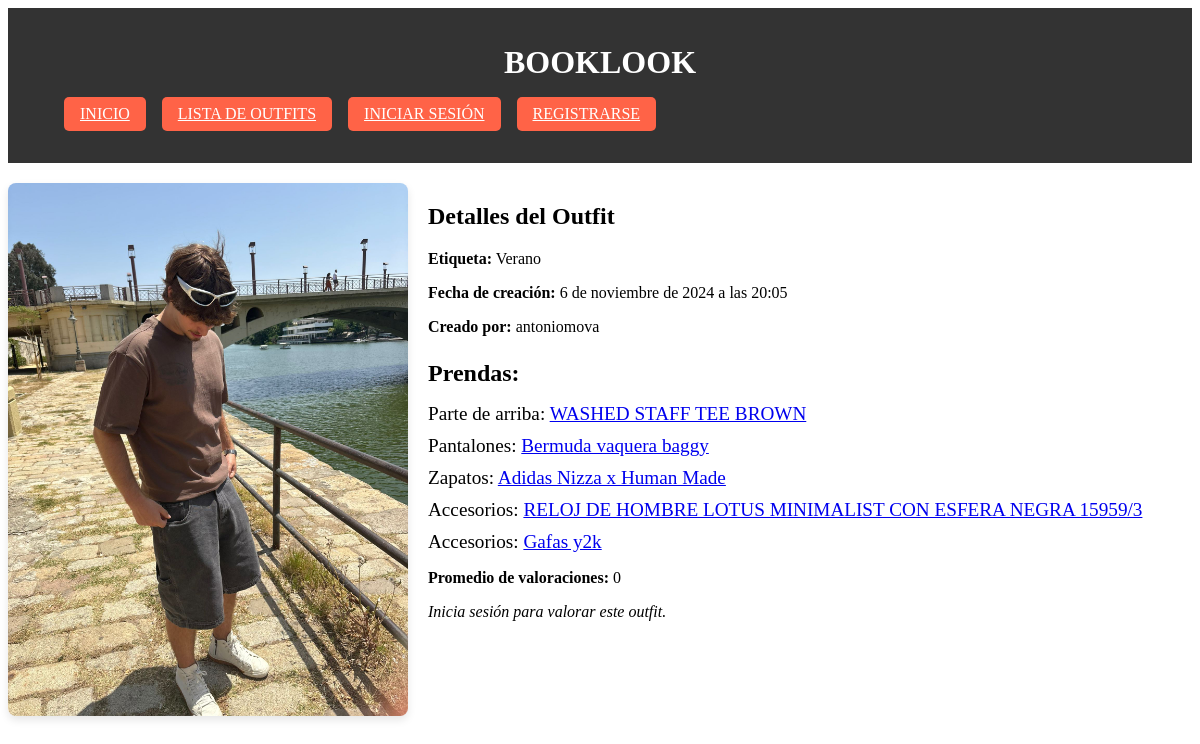
The page /api/outfits/29/ on the database its author committed.
### armario/models.py (models this page shows, shortened)
class Outfit(models.Model):
    foto = models.ImageField(upload_to='outfits/', null=True)  # Asegúrate de que esta línea esté presente
    etiqueta = models.ForeignKey('Etiqueta', on_delete=models.CASCADE, null=True)
    creado_en = models.DateTimeField(auto_now_add=True, null=True)
    creador = models.ForeignKey(User, on_delete=models.CASCADE, related_name="outfits", null=True)

class Etiqueta(models.Model):
    nombre = models.CharField(max_length=50, unique=True, null=True)  # Verano, Invierno, etc.

class Prenda(models.Model):
    TIPO_PRENDA = [
        ('parte_arriba', 'Parte de arriba'),
        ('pantalones', 'Pantalones'),
        ('zapatos', 'Zapatos'),
        ('accesorios', 'Accesorios'),
    ]
    outfit = models.ForeignKey(Outfit, related_name='prendas', on_delete=models.CASCADE, null=True)  # Relación con el outfit
    nombre = models.CharField(max_length=100, null=True)  # Nombre de la prenda
    enlace_compra = models.URLField(null=True)  # Link de compra
    tipo = models.CharField(max_length=15, choices=TIPO_PRENDA, null=True)  # Tipo de prenda (parte de arriba, pantalones, zapatos)

### armario/views.py (the view)
# urls.py: path('outfits/<int:pk>/', views.detalles, name='outfit-detalles'),
def detalles(request, pk):
    outfit = get_object_or_404(Outfit, pk=pk)
    promedio_valoracion = outfit.valoraciones.aggregate(promedio=Avg('valor'))['promedio'] or 0
    if request.method == 'POST':
        valor = request.POST.get('valor')
        if valor and request.user.is_authenticated:
            Valoracion.objects.create(outfit=outfit, usuario=request.user, valor=valor)
            return redirect('outfit-detalles', pk=pk)
    return render(request, 'armario/outfit_detalles.html', {
        'outfit': outfit,
        'promedio_valoracion': round(promedio_valoracion, 1)
    })

### armario/templates/armario/outfit_detalles.html (shortened to what this page needs)
{% extends 'base.html' %}
{% block content %}
    <div class="outfit-detalles d-flex">
        <div class="detalles-outfit">
            <img src="{{ outfit.foto.url }}" alt="Foto de {{ outfit.etiqueta.nombre }}">
        </div>
        <div class="outfit-info">
            <h2>Detalles del Outfit</h2>
            <p><strong>Etiqueta:</strong> {{ outfit.etiqueta.nombre }}</p>
            <p><strong>Fecha de creación:</strong> {{ outfit.creado_en }}</p>
            <p><strong>Creado por:</strong> {{ outfit.creador.username }}</p>
            <h3>Prendas:</h3>
            <ul>
                {% for prenda in outfit.prendas.all %}
                    <li>{{ prenda.get_tipo_display }}:
                        <a href="{{ prenda.enlace_compra }}" target="_blank">{{ prenda.nombre }}</a>
                    </li>
                {% endfor %}
            </ul>
            <p><strong>Promedio de valoraciones:</strong> {{ promedio_valoracion }}</p>
            {% if user.is_authenticated %}
                <form method="post" action="" class="valoracion-form">
                    {% csrf_token %}
                    <label for="valor">Valorar este outfit (1-5):</label>
                    <select name="valor" id="valor" required>
                        <option value="" disabled selected>Selecciona una valoración</option>
                        {% for i in "12345" %}
                            <option value="{{ i }}">{{ i }}</option>
                        {% endfor %}
                    </select>
                    <button type="submit" class="btn btn-success mt-2">Enviar valoración</button>
                </form>
            {% else %}
                <p><em>Inicia sesión para valorar este outfit.</em></p>
            {% endif %}
        </div>
    </div>
{% endblock %}

### armario/static/css/style.css (style rules this page uses)
.outfit-detalles { display: flex; align-items: flex-start; margin-top: 20px; }
.detalles-outfit img { width: 100%; max-width: 400px; height: auto; border-radius: 8px; box-shadow: 0px 4px 8px rgba(0, 0, 0, 0.1); margin-right: 20px; }
.outfit-info { flex-grow: 1; }
.outfit-info h3 { font-size: 1.5rem; margin-bottom: 10px; }
.outfit-info ul { list-style-type: none; padding: 0; }
.outfit-info ul li { margin-bottom: 10px; font-size: 1.2rem; }

### rows shown on the page
Outfit: foto (picture), etiqueta.nombre "Verano", creado_en "6 de noviembre de 2024 a las 20:05", creador.username "antoniomova"
Prenda: tipo "Parte de arriba", nombre "WASHED STAFF TEE BROWN"
Prenda: tipo "Pantalones", nombre "Bermuda vaquera baggy"
Prenda: tipo "Zapatos", nombre "Adidas Nizza x Human Made"
Prenda: tipo "Accesorios", nombre "RELOJ DE HOMBRE LOTUS MINIMALIST CON ESFERA NEGRA 15959/3"
Prenda: tipo "Accesorios", nombre "Gafas y2k"

### other values the page prints
{{ promedio_valoracion }} "0"
